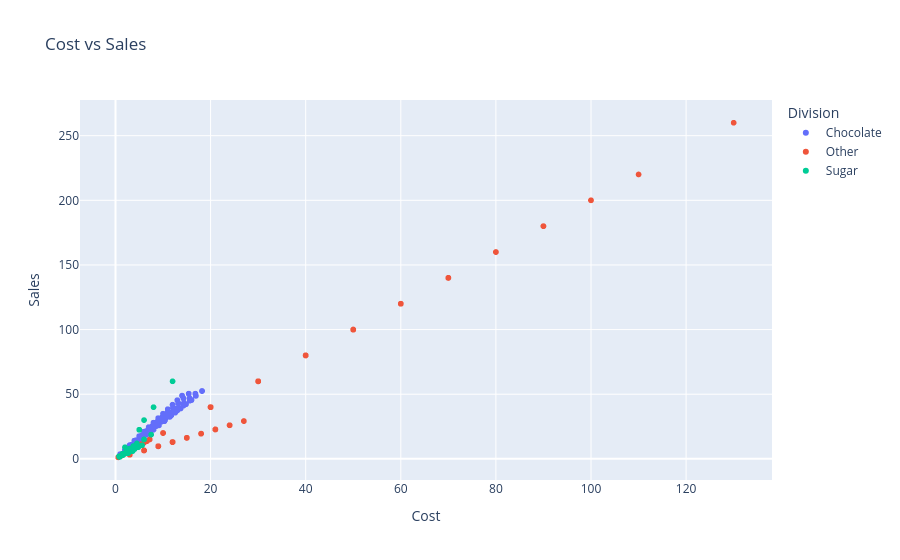

The cell this chart's notebook holds for it:
### Code cell
px.scatter(
    df,
    x="Cost",
    y="Sales",
    color="Division",
    hover_data=["Product Name"],
    title="Cost vs Sales"
)

### Figure 1 — Plotly figure (JSON) as saved in the notebook; plotly's stock layout.template omitted (floating-point values rounded to 4 significant figures; data arrays with more than 128 entries replaced by an {"elided": "..."} marker saying what was removed)
{"data": [{"customdata": {"elided": "9844x1 str values"}, "hovertemplate": "Division=Chocolate<br>Cost=%{x}<br>Sales=%{y}<br>Product Name=%{customdata[0]}<extra></extra>", "legendgroup": "Chocolate", "marker": {"color": "#636efa", "symbol": "circle"}, "mode": "markers", "name": "Chocolate", "showlegend": true, "type": "scattergl", "x": {"elided": "9844 float values"}, "xaxis": "x", "y": {"elided": "9844 float values"}, "yaxis": "y"}, {"customdata": {"elided": "310x1 str values"}, "hovertemplate": "Division=Other<br>Cost=%{x}<br>Sales=%{y}<br>Product Name=%{customdata[0]}<extra></extra>", "legendgroup": "Other", "marker": {"color": "#EF553B", "symbol": "circle"}, "mode": "markers", "name": "Other", "showlegend": true, "type": "scattergl", "x": {"elided": "310 float values"}, "xaxis": "x", "y": {"elided": "310 float values"}, "yaxis": "y"}, {"customdata": [["Fizzy Lifting Drinks"], ["Laffy Taffy"], ["Fizzy Lifting Drinks"], ["SweeTARTS"], ["Nerds"], ["Nerds"], ["Laffy Taffy"], ["Fizzy Lifting Drinks"], ["Laffy Taffy"], ["SweeTARTS"], ["SweeTARTS"], ["Laffy Taffy"], ["Hair Toffee"], ["Everlasting Gobstopper"], ["Hair Toffee"], ["Fun Dip"], ["Fun Dip"], ["SweeTARTS"], ["Laffy Taffy"], ["SweeTARTS"], ["Everlasting Gobstopper"], ["Fun Dip"], ["SweeTARTS"], ["Laffy Taffy"], ["Fizzy Lifting Drinks"], ["Laffy Taffy"], ["Fizzy Lifting Drinks"], ["Nerds"], ["Fizzy Lifting Drinks"], ["SweeTARTS"], ["Hair Toffee"], ["SweeTARTS"], ["Laffy Taffy"], ["Everlasting Gobstopper"], ["Hair Toffee"], ["SweeTARTS"], ["Laffy Taffy"], ["SweeTARTS"], ["Laffy Taffy"], ["Nerds"]], "hovertemplate": "Division=Sugar<br>Cost=%{x}<br>Sales=%{y}<br>Product Name=%{customdata[0]}<extra></extra>", "legendgroup": "Sugar", "marker": {"color": "#00cc96", "symbol": "circle"}, "mode": "markers", "name": "Sugar", "showlegend": true, "type": "scattergl", "x": [3.0, 4.5, 6.0, 2.4, 1.6, 3.2, 0.75, 4.5, 1.5, 3.2, 2.4, 1.5, 5.0, 8.0, 5.0, 2.7, 0.9, 1.6, 0.75, 2.4, 12.0, 3.6, 4.8, 3.75, 7.5, 0.75, 4.5, 0.8, 6.0, 3.2, 5.0, 5.6, 1.5, 6.0, 2.0, 3.2, 2.25, 4.0, 3.0, 2.4], "xaxis": "x", "y": [7.5, 11.94, 15.0, 4.5, 3.0, 6.0, 1.99, 11.25, 3.98, 6.0, 4.5, 3.98, 22.5, 40.0, 22.5, 4.5, 1.5, 3.0, 1.99, 4.5, 60.0, 6.0, 9.0, 9.95, 18.75, 1.99, 11.25, 1.5, 15.0, 6.0, 22.5, 10.5, 3.98, 30.0, 9.0, 6.0, 5.97, 7.5, 7.96, 4.5], "yaxis": "y"}], "layout": {"legend": {"title": {"text": "Division"}, "tracegroupgap": 0}, "title": {"text": "Cost vs Sales"}, "xaxis": {"anchor": "y", "domain": [0, 1], "title": {"text": "Cost"}}, "yaxis": {"anchor": "x", "domain": [0, 1], "title": {"text": "Sales"}}}}
